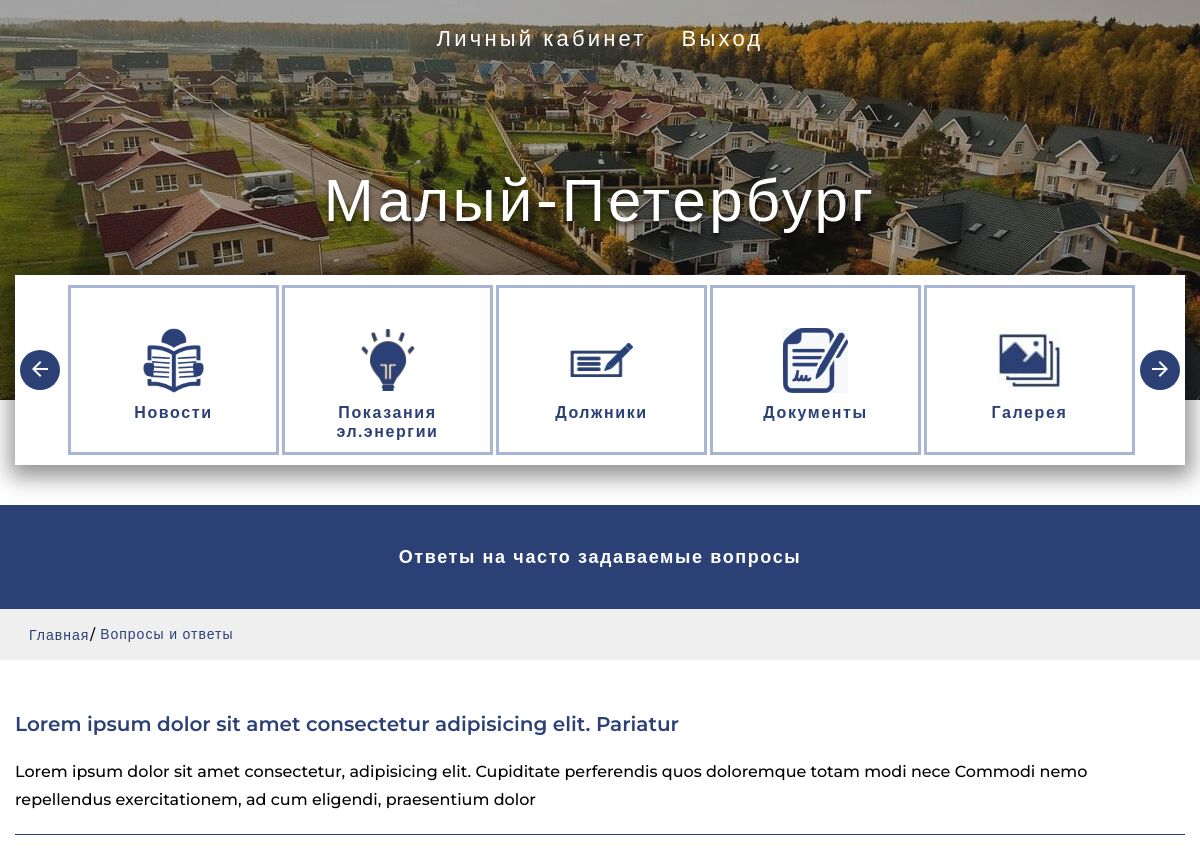
Page /faq/ (signed in) on the committed database.
### main_app/models.py (models this page shows, shortened)
class FAQ(models.Model):
    question = models.CharField(default='', max_length=500, verbose_name='Вопрос')
    answer = models.CharField(default='', max_length=3000, verbose_name='Ответ')
    class Meta:
        verbose_name = 'Вопрос и ответ'
        verbose_name_plural = 'Вопросы и ответы'
        ordering = ['id']

### main_app/views.py (the view)
# urls.py: path('faq/', views.FAQView.as_view(), name='faq'),
class FAQView(View):
    def get(self, request):
        faq = FAQ.objects.all()
        text = 'Ответы на часто задаваемые вопросы'
        location = 'Вопросы и ответы'
        return render(request, 'pages/faq.html', {'faq': faq,
                                                  'text': text,
                                                  'location': location,
                                                  'LoginForm': LoginForm})

### main_app/templates/pages/faq.html
{% extends 'base/base.html' %}
{% block content %}
{% include 'components/faq.html' %}
{% endblock %}

### main_app/templates/components/faq.html
{% block faq %}
<main class="main">
    {% block breadcrumbs %}
    {% include 'components/breadcrumbs.html' %}
    {% endblock %}
    <section class="faq">
        <div class="container">
            {% for i in faq %}
            <div class="faq__item">
                <h3 class="faq__list-title">{{ i.question }}</h3>
                <p class="faq__item-text">{{ i.answer }}</p>
            </div>
            {% endfor %}
        </div>
    </section>
</main>
{% endblock %}

### static/css/style.css (style rules this page uses)
html { box-sizing: border-box; }
*,*::after,*::before { box-sizing: inherit; }
body { font-family: 'Roboto Condensed', sans-serif; font-weight:400; font-size: 18px; line-height:24px; color:black; }
.container { max-width: 1230px; padding: 0 15px; margin: 0 auto; }
.main { min-height: 90vh; }
.faq__item { margin-top: 50px; border-bottom:1px solid #2B4074; padding-bottom:20px; margin-bottom: 50px; }
.faq__list-title { color: #2B4074; font-size: 20px; line-height: 28px; font-weight: 600; font-family: 'Montserrat', sans-serif; cursor: default; margin-bottom: 20px; }
.faq__item-text { color: black; font-size: 16px; line-height: 28px; font-weight: 500; cursor: default; font-family: 'Montserrat', sans-serif; }

### rows in the picture
FAQ: question "Lorem ipsum dolor sit amet consectetur adipisicing elit. Pariatur", answer "Lorem ipsum dolor sit amet consectetur, adipisicing elit. Cupiditate perferendis quos doloremque totam modi nece Commodi nemo repellendus exercitationem, ad cum eligendi, praesentium dolor"

### other values in the picture
{{ text|safe }} "Ответы на часто задаваемые вопросы"
{{ location }} "Вопросы и ответы"
